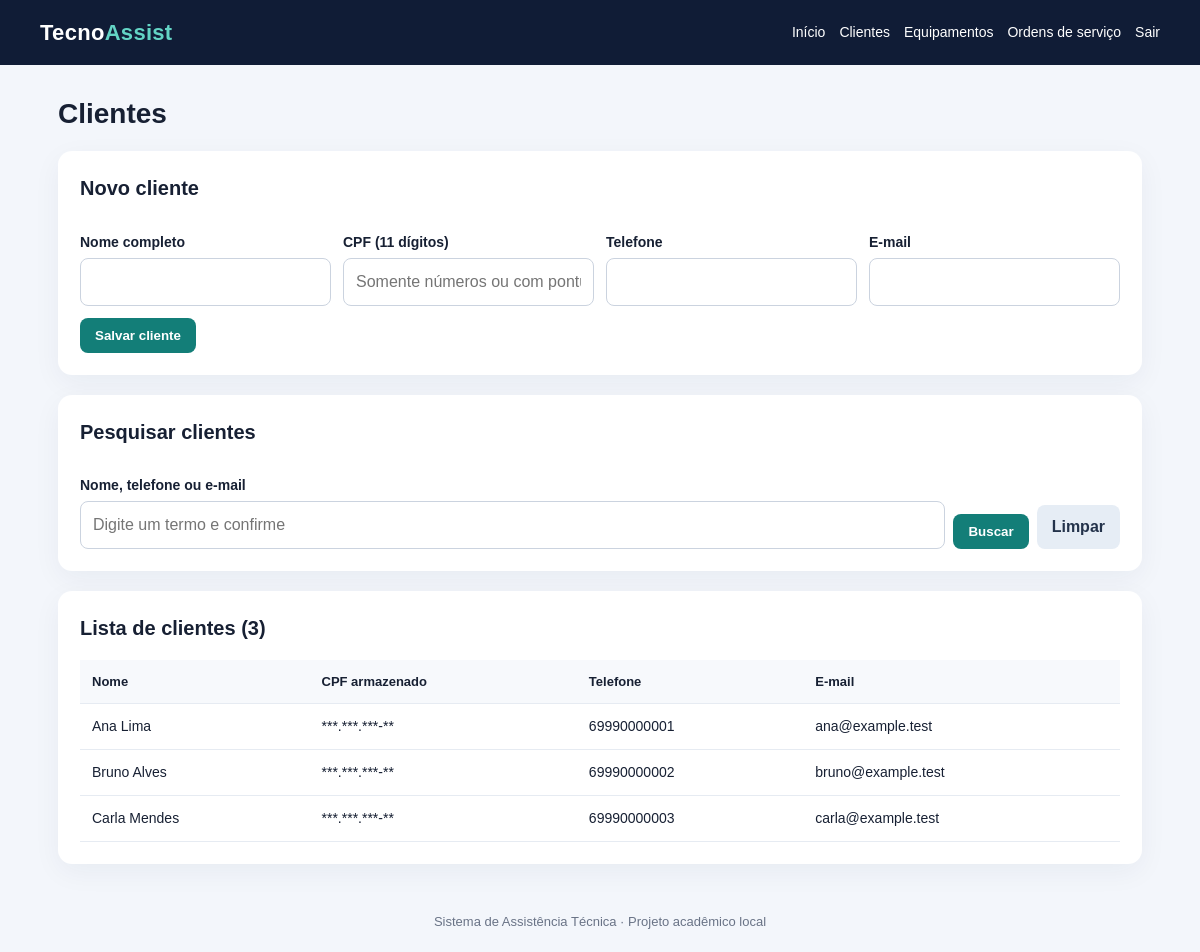
Screenshot of /sistema/clientes.php (signed in) with the database file from the repository.
### tables this page shows
CREATE TABLE clientes (
  id INT AUTO_INCREMENT PRIMARY KEY,
  nome VARCHAR(120) NOT NULL,
  cpf_criptografado TEXT NOT NULL,
  telefone VARCHAR(30) NOT NULL,
  email VARCHAR(120) NULL,
  criado_em TIMESTAMP DEFAULT CURRENT_TIMESTAMP
);

### sistema/includes/config.php (called while the page is built, shortened)
<?php
function e(?string $value): string {
    return htmlspecialchars((string)$value, ENT_QUOTES | ENT_SUBSTITUTE, 'UTF-8');
}
function decrypt_cpf(string $encrypted): string {
    if (str_starts_with($encrypted, 'SEED_DEMO_')) return '***.***.***-**';
    $raw = base64_decode($encrypted, true);
    $plain = openssl_decrypt(substr($raw, 16), 'AES-256-CBC', hash('sha256', APP_KEY, true), OPENSSL_RAW_DATA, substr($raw, 0, 16));
    return $plain === false ? 'CPF protegido' : $plain;
}

### sistema/clientes.php (the view, shortened to what this page needs)
<?php
require_once __DIR__ . '/includes/config.php'; require_login(); verify_csrf();
$error = '';
$termo = trim((string)($_GET['q'] ?? ''));
if ($termo !== '') {
  $stmt = $pdo->prepare('SELECT id,nome,telefone,email,cpf_criptografado FROM clientes WHERE nome LIKE ? OR telefone LIKE ? OR email LIKE ? ORDER BY nome');
  $like = "%$termo%"; $stmt->execute([$like,$like,$like]); $lista = $stmt->fetchAll();
} else $lista = $pdo->query('SELECT id,nome,telefone,email,cpf_criptografado FROM clientes ORDER BY nome')->fetchAll();
$page_title = 'Clientes'; require __DIR__ . '/includes/header.php';
?>
<h1>Clientes</h1>
<section class="card"><h2>Novo cliente</h2><?php if($error): ?><div class="error"><?= e($error) ?></div><?php endif; ?>
<form method="post"><input type="hidden" name="csrf_token" value="<?= e(csrf_token()) ?>">
<div class="form-grid"><div><label>Nome completo</label><input name="nome" required maxlength="120"></div><div><label>CPF (11 dígitos)</label><input name="cpf" inputmode="numeric" required maxlength="14" placeholder="Somente números ou com pontuação"></div><div><label>Telefone</label><input name="telefone" required maxlength="30"></div><div><label>E-mail</label><input name="email" type="email" maxlength="120"></div></div><button class="btn" type="submit">Salvar cliente</button></form></section>
<section class="card"><h2>Pesquisar clientes</h2><form class="search" method="get"><div><label>Nome, telefone ou e-mail</label><input name="q" value="<?= e($termo) ?>" placeholder="Digite um termo e confirme"></div><button class="btn" type="submit">Buscar</button><a class="btn secondary" href="clientes.php">Limpar</a></form></section>
<section class="card"><h2>Lista de clientes (<?= count($lista) ?>)</h2><div class="table-wrap"><table><thead><tr><th>Nome</th><th>CPF armazenado</th><th>Telefone</th><th>E-mail</th></tr></thead><tbody>
<?php foreach($lista as $c): ?><tr><td><?= e($c['nome']) ?></td><td><?= e(decrypt_cpf($c['cpf_criptografado'])) ?></td><td><?= e($c['telefone']) ?></td><td><?= e($c['email']) ?></td></tr><?php endforeach; ?>
<?php if(!$lista): ?><tr><td colspan="4">Nenhum cliente encontrado.</td></tr><?php endif; ?></tbody></table></div></section>
<?php require __DIR__ . '/includes/footer.php'; ?>

### sistema/assets/style.css (style rules this page uses)
* { box-sizing:border-box }
body { margin:0;background:#f3f6fb;color:#172033;font:16px/1.5 Arial,sans-serif }
.card { background:white;border-radius:14px;padding:22px;margin:0 0 20px;box-shadow:0 8px 28px #12264a0d }
h1 { font-size:28px;margin:0 0 16px }
h2 { font-size:20px;margin-top:0 }
label { display:block;font-weight:700;font-size:14px;margin:12px 0 5px }
input,select,textarea { width:100%;padding:11px 12px;border:1px solid #cbd3df;border-radius:8px;font:inherit;background:#fff }
.form-grid { display:grid;grid-template-columns:repeat(auto-fit,minmax(220px,1fr));gap:12px }
.btn { display:inline-block;border:0;border-radius:8px;background:#137e78;color:white;padding:10px 15px;text-decoration:none;font-weight:700;cursor:pointer;margin-top:12px }
.btn.secondary { background:#e6edf5;color:#24334b }
.table-wrap { overflow:auto }
table { width:100%;border-collapse:collapse;background:white }
th,td { text-align:left;padding:12px;border-bottom:1px solid #e6ebf2;vertical-align:top }
th { background:#f7f9fc;font-size:13px }
td { font-size:14px }
.search { display:flex;gap:8px;align-items:end;flex-wrap:wrap }
.search>div { flex:1;min-width:220px }

### rows the page displays
clientes: nome "Ana Lima", cpf_criptografado "***.***.***-**", telefone "69990000001", email "ana@example.test"
clientes: nome "Bruno Alves", cpf_criptografado "***.***.***-**", telefone "69990000002", email "bruno@example.test"
clientes: nome "Carla Mendes", cpf_criptografado "***.***.***-**", telefone "69990000003", email "carla@example.test"

### other values shown
count($lista) "3"
